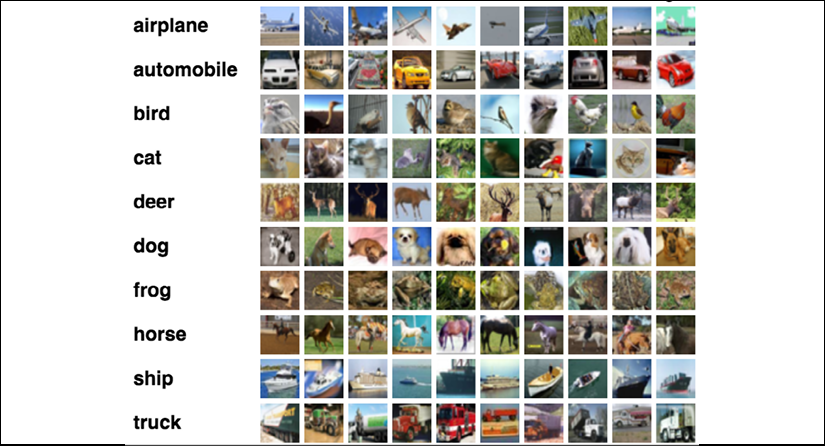
#> input picture asset/cifar.png, 825 x 446 px; its folder holds only this picture in this run
$ python -i make_night.py   (imports and definitions only)
#> lines starting #> are read from the running program, lines starting #| are printed output that depends on the picture; after the words box and inside, x2 and y2 are one past the last pixel; in counts of white or black regions, pixels touching at a corner belong together
import cv2
import numpy as np
import os
from PIL import Image, UnidentifiedImageError


def process_image(image_path, output_path):
    # 이미지 로드
#> called with image_path = '../asset/cifar.png', output_path = 'out.png'
    input_image = cv2.imread(image_path)
#> input_image is the input picture: shape (446, 825, 3); mean B, G, R 190, 194.6, 195.5
    hsv_image = cv2.cvtColor(input_image, cv2.COLOR_BGR2HSV)
#> hsv_image: shape (446, 825, 3); mean H, S, V 24.9, 31.5, 201

    # 밝은 부분의 밝기 수준 낮추기
    h, s, v = cv2.split(hsv_image)  # HSV 기반으로 분할
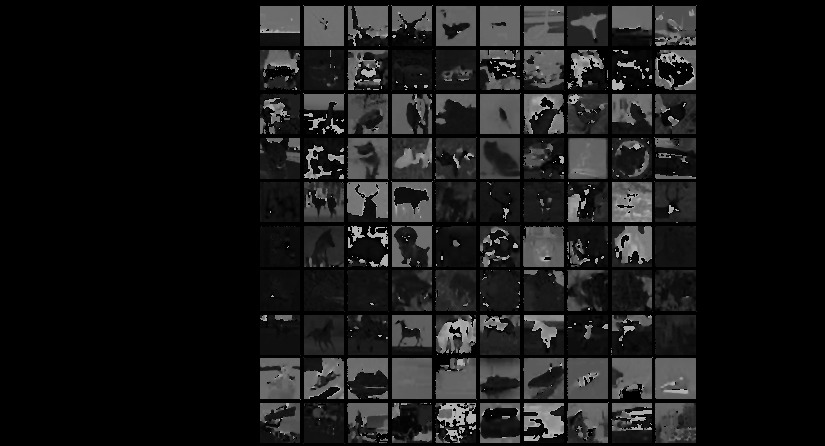
#> h: shape (446, 825); min 0, max 179, mean 24.9
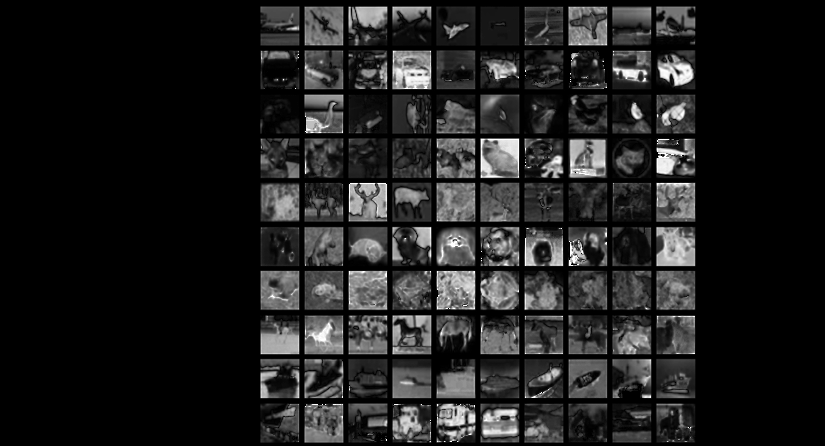
#> s: shape (446, 825); min 0, max 255, mean 31.5
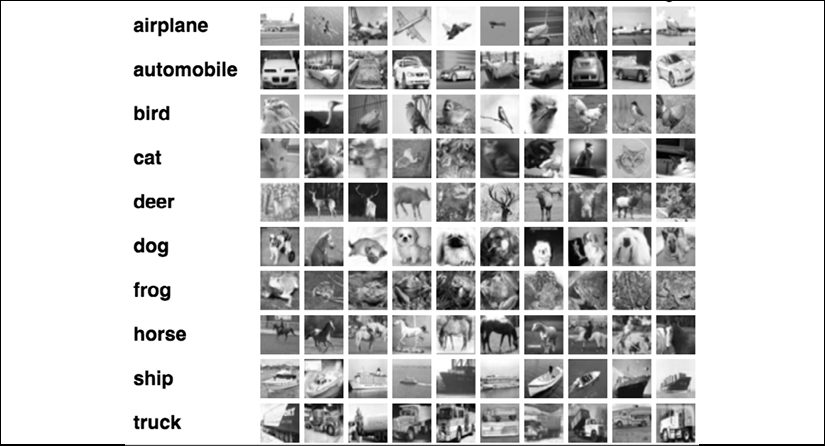
#> v: shape (446, 825); min 0, max 255, mean 201
    bright_mask = v > 180
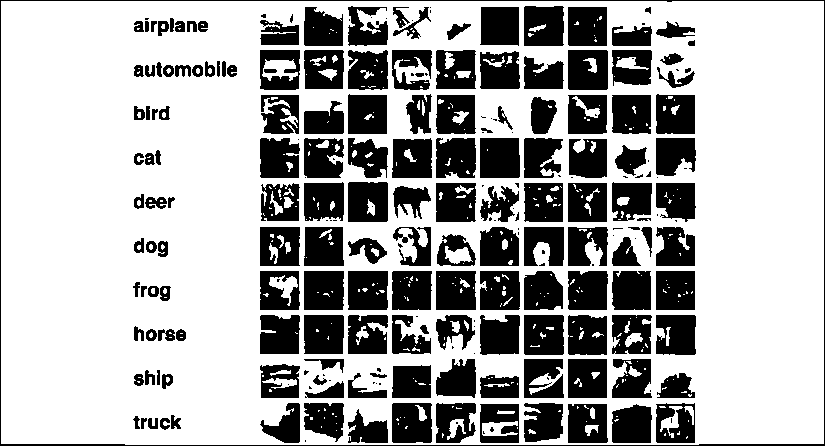
#> bright_mask: shape (446, 825) bool; 66.9% white; 240 black regions (76 under 20 px), largest, box (x1, y1, x2, y2) and area: (0, 0, 825, 446) 2792, (480, 138, 520, 178) 1580, (304, 271, 344, 310) 1527
    v[bright_mask] = v[bright_mask] * 0.6
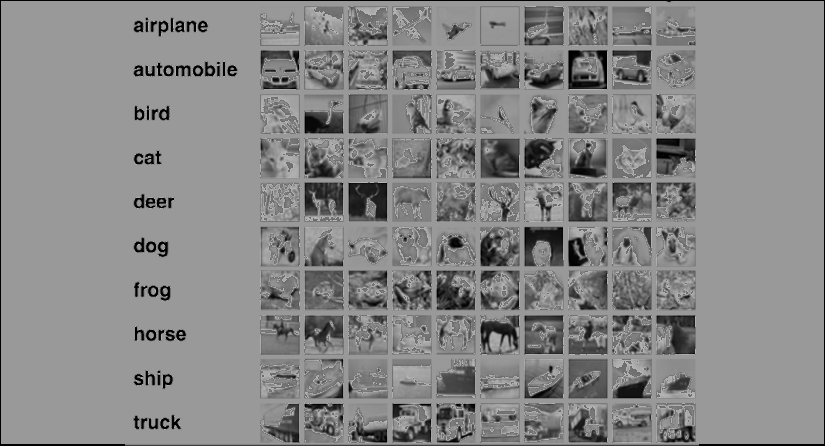
#> v: shape (446, 825); min 0, max 180, mean 134.7
    dark_hsv_image = cv2.merge([h, s, v])
#> dark_hsv_image: shape (446, 825, 3); mean H, S, V 24.9, 31.5, 134.7
    dark_image = cv2.cvtColor(dark_hsv_image, cv2.COLOR_HSV2BGR)

    # 밝기 및 명도 조정
    alpha = 0.8  # 명도 (0.0 - 1.0)
    beta = -25  # 밝기 (-100 - 100)
    dark_image = cv2.convertScaleAbs(dark_image, alpha=alpha, beta=beta)
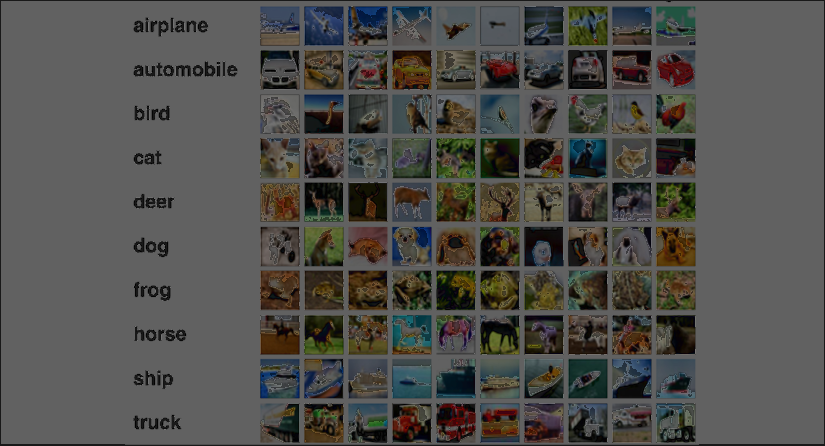
#> dark_image: shape (446, 825, 3); mean B, G, R 76, 79.3, 80.1

    # 파란색 레이어 추가
    blue_layer = np.zeros_like(dark_image)
    blue_layer[:, :, 0] = 50

    # 이미지 병합
    night_image = cv2.addWeighted(dark_image, 1.0, blue_layer, 0.5, 0)
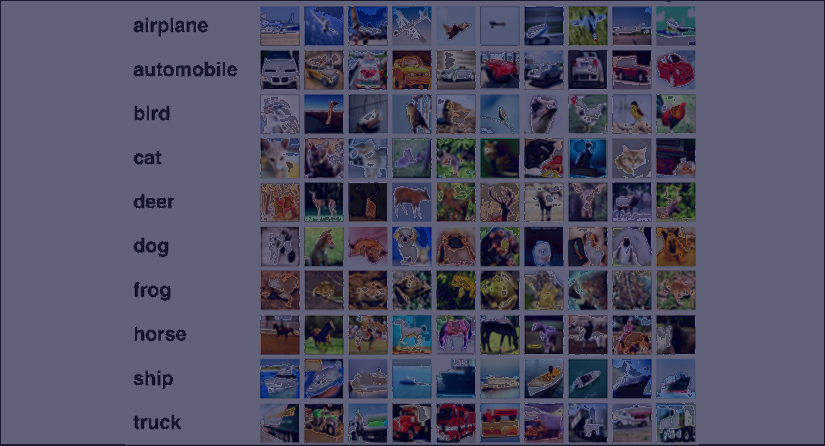
#> night_image: shape (446, 825, 3); mean B, G, R 101, 79.3, 80.1

    # 이미지 저장
    cv2.imwrite(output_path, night_image)


def process_directory(input_dir, output_dir):
    # 입력 디렉토리 내의 모든 하위 디렉토리를 순회
    for root, dirs, files in os.walk(input_dir):
        # 모든 파일을 처리
        for file in files:
            if file.endswith(('.png', '.jpg', '.jpeg')):  # 이미지 파일 확장자 체크
                try:
                    # 이미지 로드
                    relative_path = os.path.relpath(root, input_dir)
                    output_subdir = os.path.join(output_dir, relative_path)

                    # 출력 디렉토리 생성
                    os.makedirs(output_subdir, exist_ok=True)

                    input_file_path = os.path.join(root, file)
                    output_file_path = os.path.join(output_subdir, file)

                    # 이미지 처리 및 저장
                    process_image(input_file_path, output_file_path)

                    print(f"Processed and saved: {output_file_path}")
                except (UnidentifiedImageError, FileNotFoundError, OSError) as e:
                    print(f"Skipping {e}")


# 예시 사용법
input_directory = '/root/data/fl_yolo_data'
output_directory = '/root/data/night_fl_yolo_data'

# [1 line not run here, left out]

>>> result = process_image('../asset/cifar.png', 'out.png')

$ run again, on asset/verification.png
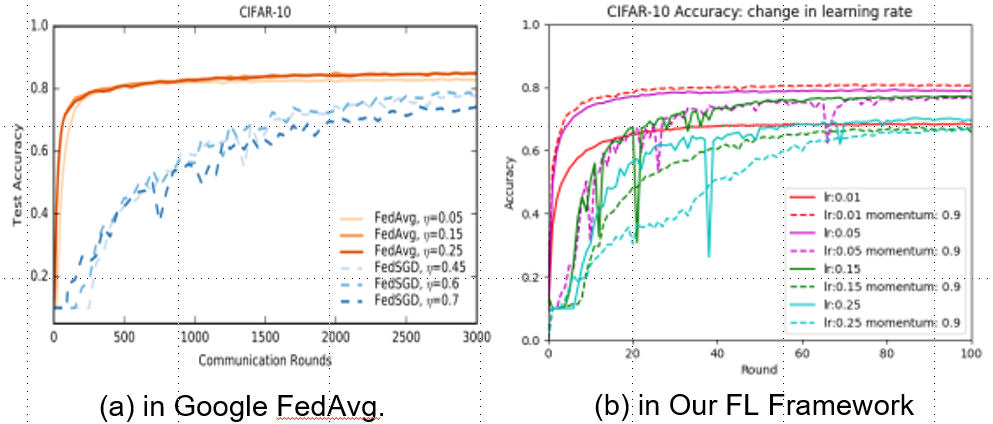
#> input picture asset/verification.png, 993 x 424 px
#> in process_image, input_image is the input picture: shape (424, 993, 3); mean B, G, R 241.1, 241.2, 241.7
#> hsv_image: shape (424, 993, 3); mean H, S, V 6.6, 6.6, 244.1
#> in process_image, `bright_mask = v > 180`:
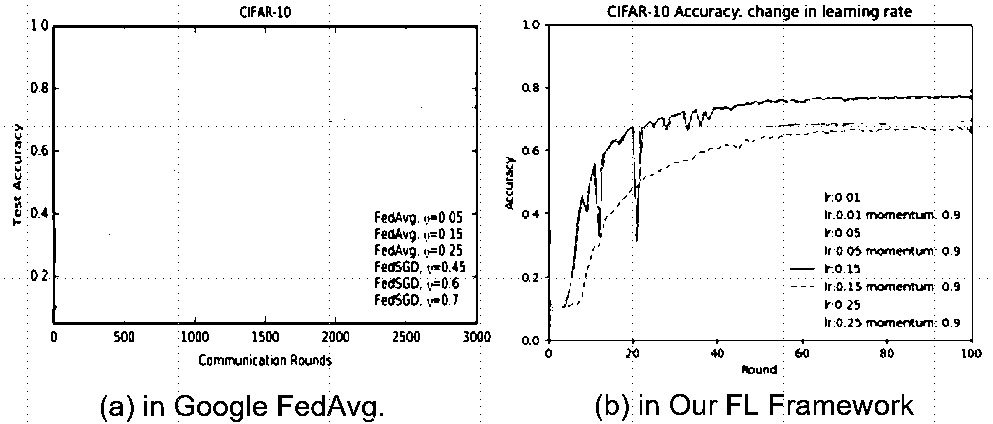
#> bright_mask: shape (424, 993) bool; 94.4% white; black in thin lines or dots
#> dark_hsv_image: shape (424, 993, 3); mean H, S, V 6.6, 6.6, 149.1
#> in process_image, `night_image = cv2.addWeighted(dark_image, 1.0, blue_layer, 0.5, 0)`:
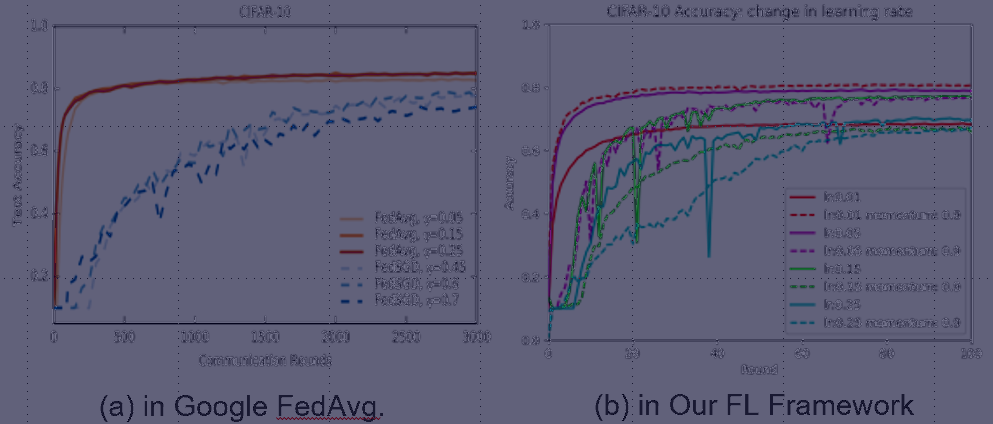
#> night_image: shape (424, 993, 3); mean B, G, R 117.8, 92.8, 93
